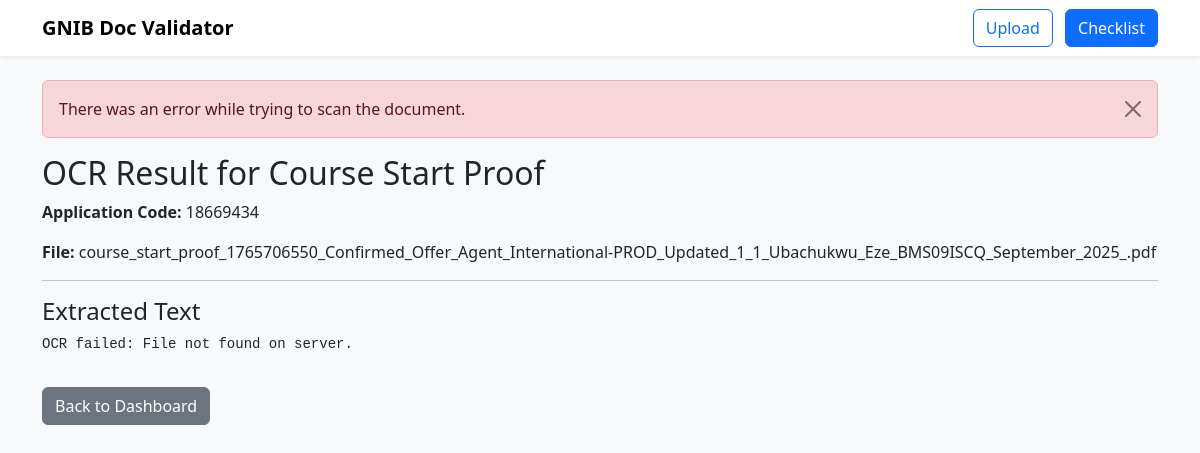
The page /admin/scan/4 (signed in) on the database its author committed.
### tables this page shows
CREATE TABLE uploads (
            id INTEGER PRIMARY KEY AUTOINCREMENT,
            application_code TEXT NOT NULL,
            purpose TEXT NOT NULL,
            category TEXT NOT NULL,
            doc_type TEXT NOT NULL,
            filename TEXT NOT NULL,
            expiry_date TEXT,
            status TEXT NOT NULL DEFAULT 'pending',
            uploaded_at TEXT NOT NULL
        );

### app.py (the view)
@app.route("/admin/scan/<int:upload_id>")
def admin_scan(upload_id):
    if not require_admin():
        return redirect(url_for("admin_login"))
    conn = get_db_connection()
    cur = conn.cursor()
    cur.execute(
        "SELECT * FROM uploads WHERE id = ?",
        (upload_id,),
    )
    upload_row = cur.fetchone()
    conn.close()
    if upload_row is None:
        flash("Upload not found.", "danger")
        return redirect(url_for("admin_dashboard"))
    if not OCR_SPACE_API_KEY:
        flash(
            "OCR API key is not configured. Please set OCR_SPACE_API_KEY in .env.",
            "danger",
        )
        return redirect(url_for("admin_dashboard"))
    try:
        ocr_text = run_ocr_on_file(upload_row["filename"])
        flash("OCR scan completed successfully.", "info")
    except Exception as e:
        ocr_text = f"OCR failed: {e}"
        flash("There was an error while trying to scan the document.", "danger")
    return render_template(
        "admin_scan_result.html",
        upload=upload_row,
        ocr_text=ocr_text,
    )

### app.py (called while the page is built, shortened)
def get_db_connection():
    conn = sqlite3.connect(DB_PATH)
    conn.row_factory = sqlite3.Row
    return conn

def require_admin():
    return bool(session.get("admin_logged_in"))

def run_ocr_on_file(stored_filename: str) -> str:
    if not OCR_SPACE_API_KEY:
        raise RuntimeError("OCR_SPACE_API_KEY is not configured in .env")
    file_path = os.path.join(app.config["UPLOAD_FOLDER"], stored_filename)
    if not os.path.exists(file_path):
        raise FileNotFoundError("File not found on server.")

### templates/admin_scan_result.html
{% extends "base.html" %} {% block content %}
<h2>OCR Result for {{ upload.doc_type.replace('_', ' ')|title }}</h2>
<p><strong>Application Code:</strong> {{ upload.application_code }}</p>
<p><strong>File:</strong> {{ upload.filename }}</p>
<hr />
<h4>Extracted Text</h4>
<pre style="white-space: pre-wrap">{{ ocr_text }}</pre>
<a href="{{ url_for('admin_dashboard') }}" class="btn btn-secondary mt-3">
  Back to Dashboard
</a>
{% endblock %}

### rows shown on the page
uploads: doc_type.replace "Course Start Proof", application_code "18669434", filename "course_start_proof_1765706550_Confirmed_Offer_Agent_International-PROD_Updated_1_1_Ubachukwu_Eze_BMS09ISCQ_September_2025_.pdf"

### other values the page prints
{{ msg }} "There was an error while trying to scan the document."
{{ ocr_text }} "OCR failed: File not found on server."
